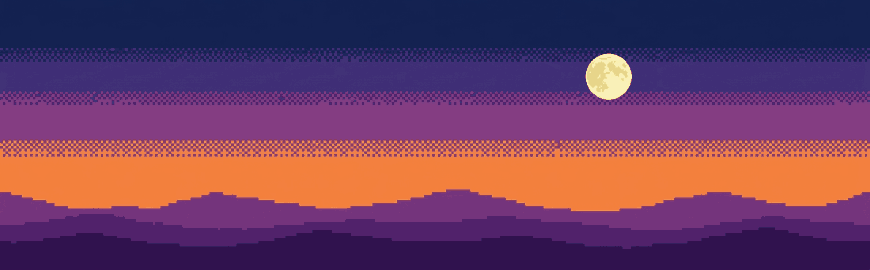
#> input picture assets/images/bg_sky.png, 870 x 270 px
$ python -i make_stage3.py   (imports and definitions only)
#> lines starting #> are read from the running program, lines starting #| are printed output that depends on the picture
"""高館の絵（空・中景・地面タイル・足場）を、元絵（Gemini）から、ゲーム用に変換する。

使い方: python tools/make_stage3.py 元絵フォルダ 出力フォルダ
  元絵フォルダに、stage3_sky.jpg・stage3_mid_parts.jpg（部品）・stage3_mid_parts2.jpg（義経堂）・stage3_tiles.jpg・stage3_ledge.jpg（足場）を置く（assets/concept/source/）。
  出力: bg_sky.png・bg_mid.png・tile_00〜05.png・ledge_幅.png（assets/images/stage3/）

  - 空: 山と川の景色。幅 810 に合わせて縮め（縦横の比は保つ）、上を少し切って高さ 270 にする。2ドット角の粗さ、16色
  - 中景: 部品の絵（松2種・ススキと柵・岩。白背景に、離して並べてある）と、義経堂の絵から作る。部品を切り出して、間をあけて並べ、
    いちばん右に義経堂を置く（面の終わりに近づくと、堂が見えてくる）。2ドット角の粗さ、32色。足元の草を、地面の上端に合わせる
  - タイル: 草の上端（tile_01）と、岩・土の下の部分（tile_00・03・04・05）。足場の絵は作らない（草の上端のタイルを並べる）
"""
import os
import sys
from collections import deque

from PIL import Image

SKY_W = 810              # 空の幅（横に流せる余白を作る。毛越寺の空と同じ）
SKY_TOP = 100            # 縮めた空の、上から切り取りはじめる位置（雲の下のほうを残すため、上を少し切る）
CHUNK = 2                # ドットの粗さ（2ドット角。ドット絵基準の、背景の粗さ）
MID_H = 270
COLORS_SKY = 16
COLORS_MID = 32
COLORS_TILE = 16
WHITE = 225              # これより明るい（全チャンネル）なら、背景の白


# [10 lines left out: function make_sky, not called in this run]


def remove_outer_white(im):
    """外側とつながっている白だけを透明にする（幟や紙の、囲まれた白は残す）"""
    w, h = im.size
#> w = 870; h = 270
    px = im.load()
    white = [[all(c >= WHITE for c in px[x, y][:3]) for x in range(w)] for y in range(h)]
#> white = 270 items
    seen = [[False] * w for _ in range(h)]
#> seen = 270 items
    dq = deque()
    for x in range(w):
        for y in (0, h - 1):
            if white[y][x] and not seen[y][x]:
                seen[y][x] = True
                dq.append((x, y))
    for y in range(h):
        for x in (0, w - 1):
            if white[y][x] and not seen[y][x]:
                seen[y][x] = True
                dq.append((x, y))
    while dq:
        x, y = dq.popleft()
        for nx, ny in ((x + 1, y), (x - 1, y), (x, y + 1), (x, y - 1)):
            if 0 <= nx < w and 0 <= ny < h and white[ny][nx] and not seen[ny][nx]:
                seen[ny][nx] = True
                dq.append((nx, ny))
    # 縁のにじみ（白に近い画素）を、外側の白に接していれば、1画素ぶん削る
    out = Image.new("RGBA", im.size)
#> out: PIL image 870x270 RGBA; every value is 0
    op = out.load()
    for y in range(h):
        for x in range(w):
            near = any(0 <= x + dx < w and 0 <= y + dy < h and seen[y + dy][x + dx]
                       for dx, dy in ((1, 0), (-1, 0), (0, 1), (0, -1)))
            if seen[y][x] or (near and min(px[x, y][:3]) >= 190):
                op[x, y] = (0, 0, 0, 0)
            else:
                op[x, y] = px[x, y][:3] + (255,)
    return out


# [81 lines left out: functions split_parts, to_coarse, make_mid, not called in this run]


GROUND_LINE = 228        # 中景の、これより下は消す（地面のタイルに隠れる所）
MID_SCALE = 0.29         # 元絵から、中景への縮尺（松の高さが、約150ドットになる）
PARTS_TOP = 78           # 部品の絵の、上の見出し（文字）の高さ。ここまでを、白く塗って消す
PARTS_GRASS = 578        # 部品の絵の、足元の草の高さ（元絵の y）。ここを、地面の上端に合わせる
SHRINE_GRASS = 590       # 義経堂の絵の、手前の草の高さ（元絵の y）


# [52 lines left out: functions boxes, square_tile, fit_width, stone, not called in this run]


LEDGE_H = 22             # 足場の厚み（草も入れて。2ドット角なので、偶数）
LEDGE_WIDTHS = (30, 50, 60, 70)     # 作る足場の幅（面の足場の幅 20・40・50・60 に、左右5ずつ足したもの。config の STONE_PAD）
COLORS_LEDGE = 12


def make_ledges(src, out_dir):
    """足場: 横に長い岩棚の絵（1本）から、幅ごとの足場を作る。絵を引き伸ばさず、**左の端から半分・右の端から半分**を切って、つなぐ
    （短い足場は、両端の丸みだけでできた、レンズの形になる。長い足場は、真ん中の平らな所まで入る）。
    草の乗った上の面は、どの幅でも、端から端まで続く。2ドット角の粗さ"""
    img = remove_outer_white(Image.open(src).convert("RGB"))
    img = img.crop(img.getbbox())
    scale = LEDGE_H / img.height                    # 厚みを LEDGE_H に合わせる縮尺（縦横とも、同じ）
#> scale = 0.0815
    small = img.resize((max(1, img.width // 6), max(1, img.height // 6)), Image.BOX)
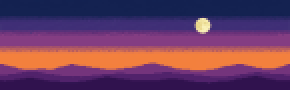
#> small: PIL image 145x45 RGBA (shown 2 times larger); mean R, G, B, A 107.8, 60.4, 96.7, 255
    data = [c[:3] for c in small.getdata() if c[3] > 200]
#> data = 6525 items, first 6: (20, 34, 81), (19, 33, 80), (19, 33, 80), (19, 33, 80), (19, 33, 80), (19, 33, 80)
    strip = Image.new("RGB", (len(data), 1))
    strip.putdata(data)
    q = strip.quantize(colors=COLORS_LEDGE, method=Image.MEDIANCUT, dither=Image.NONE).getpalette()[: COLORS_LEDGE * 3]
#> q = 36 values, max 242 at index 0, min 19 at index 33, mean 90.17
    pal = [tuple(q[i : i + 3]) for i in range(0, len(q), 3)]
#> pal = [(242, 132, 66), (226, 119, 74), (176, 88, 99), (132, 61, 130), (125, 68, 129), (117, 53, 124), (88, 49, 120), (73, 41, 113), (50, 23, 84), (40, 39, 98), (20, 34, 81), (19, 33, 80)]
    sizes = []
    for width in LEDGE_WIDTHS:
        half = min(img.width // 2, round(width / scale / 2))     # 元絵での、片側の長さ
        joined = Image.new("RGBA", (half * 2, img.height), (0, 0, 0, 0))
        joined.paste(img.crop((0, 0, half, img.height)), (0, 0))
        joined.paste(img.crop((img.width - half, 0, img.width, img.height)), (half, 0))
        w, h = width // CHUNK, LEDGE_H // CHUNK
        rgb = joined.convert("RGB").resize((w, h), Image.BOX)
        alpha = joined.getchannel("A").resize((w, h), Image.BOX).point(lambda v: 255 if v >= 128 else 0)
        px = rgb.load()
        for y in range(h):
            for x in range(w):
                px[x, y] = min(pal, key=lambda c: sum((u - v) ** 2 for u, v in zip(px[x, y], c)))
        out = rgb.convert("RGBA")
        out.putalpha(alpha)
        out = out.resize((w * CHUNK, h * CHUNK), Image.NEAREST)
        out.save(os.path.join(out_dir, "ledge_%03d.png" % width))
        sizes.append(out.size)
#> this loop made 4 passes
#> pass 1, in make_ledges, `out = out.resize((w * CHUNK, h * CHUNK), Image.NEAREST)`:
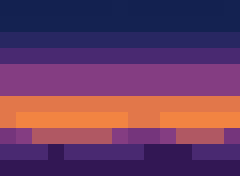
#> out: PIL image 30x22 RGBA (shown 8 times larger); mean R, G, B, A 104.5, 59.1, 97.7, 255
#> pass 2, in make_ledges, `out = out.resize((w * CHUNK, h * CHUNK), Image.NEAREST)`:
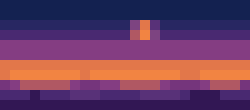
#> out: PIL image 50x22 RGBA (shown 5 times larger); mean R, G, B, A 107.3, 60.4, 98.2, 255
#> after the loop:
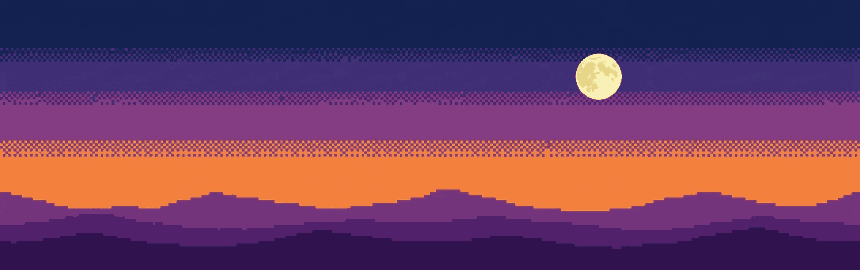
#> joined: PIL image 860x270 RGBA; mean R, G, B, A 107.8, 60.4, 96.7, 255
#> after the loop:
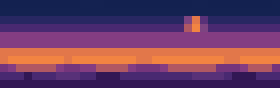
#> out: PIL image 70x22 RGBA (shown 4 times larger); mean R, G, B, A 106.5, 60.1, 98, 255
#> after the loop, sizes = [(30, 22), (50, 22), (60, 22), (70, 22)]
    return sizes


# [29 lines left out: functions clear_white_top, make_tiles, not called in this run]


# [7 lines not run here, left out]

>>> result = make_ledges('../assets/images/bg_sky.png', 'out.png')
#> result = [(30, 22), (50, 22), (60, 22), (70, 22)]
